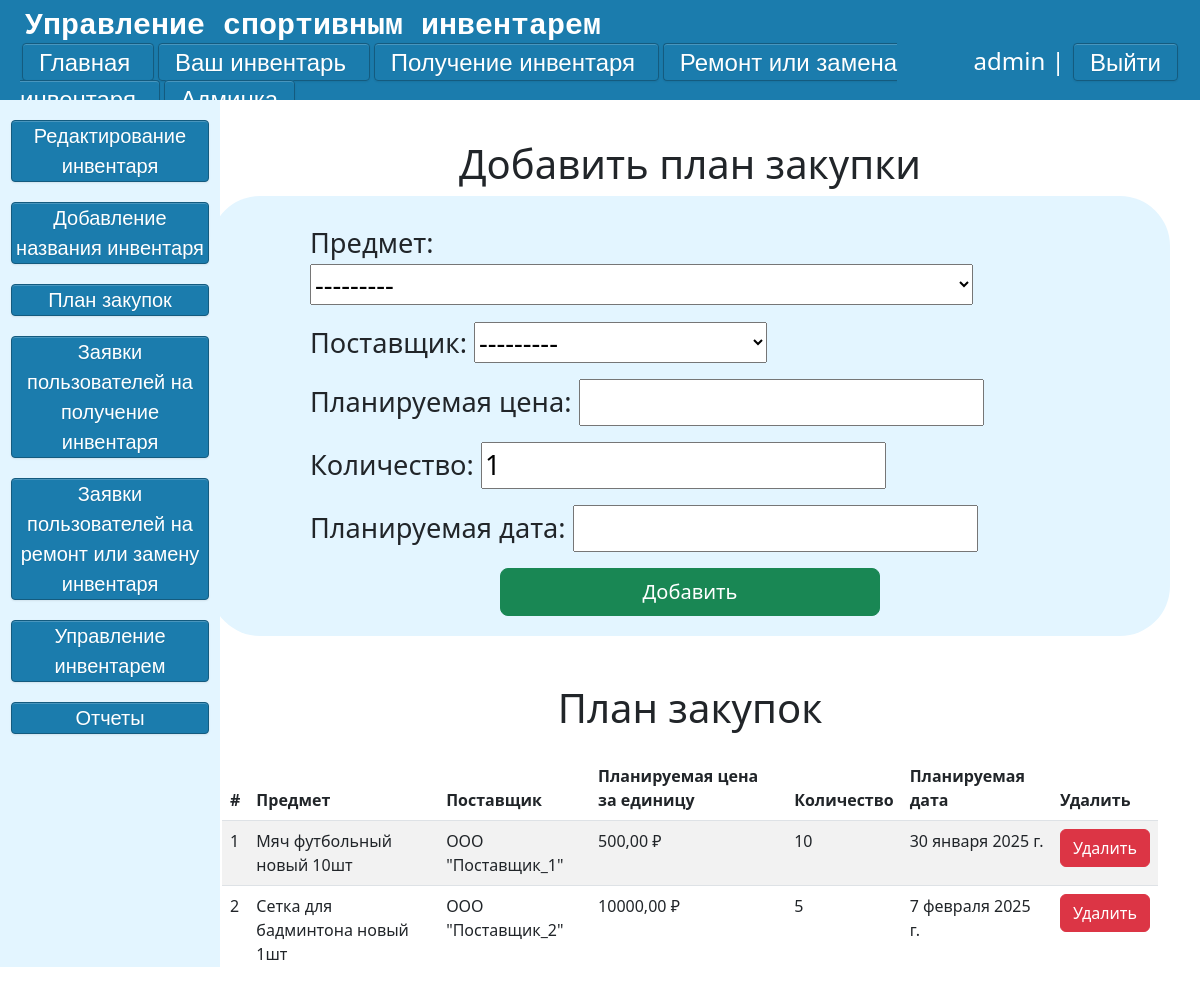
The app's page /console/purchase-plan/ (signed in) with its own data.
### main/models.py (models this page shows, shortened)
class Goods(models.Model):
    CONDITION_CHOICES = [
        ('новый', 'новый'),
        ('использованный', 'использованный'),
        ('сломанный', 'сломанный'),
    ]
    goods = models.ForeignKey('Goods_Names',on_delete=models.CASCADE,null=True,verbose_name='Предмет')
    count = models.IntegerField('Количество', default=1,validators=[MinValueValidator(1)])
    rented_count = models.IntegerField('Взято', default=0,validators=[MinValueValidator(0)])
    condition = models.CharField('Состояние', max_length=20, choices=CONDITION_CHOICES)
    created_at = models.DateTimeField('Добавлено', default=timezone.now)
    updated_at = models.DateTimeField('Обновлено', auto_now=True)
    class Meta:
        verbose_name = "Инвентарь"
        verbose_name_plural = "Инвентарь"
    def __str__(self):
        return f"{self.goods} {self.condition} {self.count-self.rented_count}шт"

class PurchasePlan(models.Model):
    item = models.ForeignKey(Goods, on_delete=models.CASCADE, related_name='purchase_plans', verbose_name="Товар")
    supplier = models.ForeignKey(Supplier, on_delete=models.SET_NULL, null=True, verbose_name="Поставщик")
    planned_price = models.DecimalField(max_digits=10, decimal_places=2, verbose_name="Планируемая цена",validators=[MinValueValidator(1)])
    count = models.IntegerField(default=1, verbose_name="Количество",validators=[MinValueValidator(1)])
    planned_date = models.DateField(verbose_name="Планируемая дата")
    class Meta:
        verbose_name = "План закупки"
        verbose_name_plural = "Планы закупок"
    def get_absolute_url_del(self):
        return reverse("delete_purchase_plan", kwargs={"post_id": self.id})

class Goods_Names(models.Model):
    name_of_good = models.CharField('Название', max_length=30)
    def __str__(self):
        return self.name_of_good
    class Meta:
        verbose_name = "Название инвентаря"
        verbose_name_plural = "Названия инвентаря"

class Supplier(models.Model):
    name = models.CharField(max_length=255, unique=True, verbose_name="Поставщик")
    class Meta:
        verbose_name = "Поставщик"
        verbose_name_plural = "Поставщики"
    def __str__(self):
        return self.name

### main/views.py (the view)
# urls.py: path('console/purchase-plan/', views.purchase_plan, name='purchase_plan'),
def purchase_plan(request):
    if request.user.is_superuser:
        plans = PurchasePlan.objects.select_related('item', 'supplier').all()
        if request.method == "POST":
            form = PurchasePlanForm(request.POST)
            if form.is_valid():
                form.save()
                return redirect('purchase_plan')
        else:
            form = PurchasePlanForm()
        return render(request, 'admin/purchase_plan.html', {'form': form,'plans': plans})
    else:
        return render(request, 'admin/Error.html')

### main/forms.py (shortened to what this page needs)
class PurchasePlanForm(forms.ModelForm):
    class Meta:
        model = PurchasePlan
        fields = ['item', 'supplier', 'planned_price', 'count', 'planned_date']
        labels = {
            'item': 'Предмет',
            'supplier': 'Поставщик',
            'planned_price': 'Планируемая цена',
            'count': "Количество",
            'planned_date': 'Планируемая дата',
        }
        widgets = {
            'planned_date': forms.TextInput(attrs={'class': 'flatpickr'}),
        }

### main/templates/admin/purchase_plan.html (shortened to what this page needs)
{% extends 'admin/admin-layout.html' %}
{% block script %}
    <link rel="stylesheet" href="https://cdn.jsdelivr.net/npm/bootstrap@5.3.0/dist/css/bootstrap.min.css">
    <link rel="stylesheet" href="https://cdn.jsdelivr.net/npm/flatpickr/dist/flatpickr.min.css">
{% endblock %}
{% block content %}
    <div class="admin-form-add-plan">
        <h1>Добавить план закупки</h1>
        <div class="form_admin">
            <form method="post" class="form_content">
            {{ form.as_p }}
                <div class="d-grid gap-2 col-6 mx-auto">
                    <button type="submit" class = 'btn btn-success btn-lg'>Добавить</button>
                </div>
            </form>
        </div>
    </div>
    <div class="container mt-5">
        <h1 class="mb-4">План закупок</h1>
        {% if plans %}
            <table class="table table-striped">
                <thead>
                    <tr>
                        <th>#</th>
                        <th>Предмет</th>
                        <th>Поставщик</th>
                        <th>Планируемая цена за единицу</th>
                        <th>Количество</th>
                        <th>Планируемая дата</th>
                        <th>Удалить</th>
                    </tr>
                </thead>
                <tbody>
                    {% for plan in plans %}
                        <tr>
                            <td>{{ forloop.counter }}</td>
                            <td>{{ plan.item }}</td>
                            <td>{{ plan.supplier }}</td>
                            <td>{{ plan.planned_price }} ₽</td>
                            <td>{{ plan.count }}</td>
                            <td>{{ plan.planned_date }}</td>
                            <td><a class="btn btn-danger" href="{{plan.get_absolute_url_del}}">Удалить</a></td>
                        </tr>
                    {% endfor %}
                </tbody>
            </table>
        {% else %}
            <p>Нет доступных планов закупки.</p>
        {% endif %}
    </div>
{% endblock %}

### main/templates/admin/admin-layout.html (shortened to what this page needs)
{% load static %}
<!DOCTYPE html>
<html lang="ru">
<head>
    <link rel="stylesheet" href="https://cdn.jsdelivr.net/npm/bootstrap@5.3.2/dist/css/bootstrap.min.css">
    <link rel="stylesheet" href="{% static 'main/css/css.css' %}">
    <link rel="stylesheet" href="{% static 'main/css/buttons.css' %}">
    {% block script %}
    {% endblock script%}
</head>
<body>
    <div class = "back">
        <div class = 'top'>
                <div class="logo2"><samp>Управление спортивным инвентарем</samp></div>
                <div class = 'lower'>
                    <div class="left-shortcuts">
                        <a href="{% url 'main' %}" class = 'btn3'> Главная </a>
                        <a href="{% url 'my' %}" class = 'btn3'> Ваш инвентарь </a>
                        <a href="{% url 'application-get' %}" class = 'btn3'> Получение инвентаря </a>
                        <a href="{% url 'application-repair' %}" class = 'btn3'> Ремонт или замена инвентаря </a>
                        {% if request.user.is_superuser %}
                        <a href="{% url 'console' %}" class = 'btn3'> Админка </a>
                        {% endif %}
                    </div>
                    <div class="right-shortcuts">
                        {% if request.user.is_authenticated %}
                            <li class="last"> {{user.username}} | <a href="{% url 'logout' %}" class="btn3">Выйти</a></li>
                        {% else %}
                            <li class="last"><a href="register" class="btn3"> Регистрация</a>  <a href="login" class="btn3"> Войти </a></li>
                        {% endif %}
                    </div>
                </div>
        </div>
        <div class ="admin-content">
            <div class="side-bar">
                <a href="{% url 'edit_inventory' %}" class = 'btn4'> Редактирование инвентаря </a>
                <a href="{% url 'new_name_inventory' %}" class = 'btn4'> Добавление названия инвентаря </a>
                <a href="{% url 'purchase_plan' %}" class = 'btn4'> План закупок </a>
                <a href="{% url 'Request_for_receipt_inventory' %}" class = 'btn4'> Заявки пользователей на получение инвентаря</a>
                <a href="{% url 'Request_for_repair_inventory' %}" class = 'btn4'> Заявки пользователей на ремонт или замену инвентаря </a>
                <a href="{% url 'Inventory_management' %}" class = 'btn4'> Управление инвентарем </a>
                <a href="{% url 'history' %}" class = 'btn4'> Отчеты </a>
            </div>
            <div class="right-content">
                {% block content  %}
                {% endblock %}
            </div>
        </div>
    </div>
</body>
</html>

### main/static/main/css/css.css (style rules this page uses)
body { height: 100vh; width: 100vw; }
.top { display: grid; place-items: left; background: #1B7CAD; width: 100%; height: 100px; overflow: auto; }
.lower { display: grid; grid-template-columns: 80% 20%; padding: 10px width: 100%; padding-left: 20px; padding-right: 20px; font-size: 24px; margin-top: -6px; }
.back { height: 100%; width: 100%; overflow: auto; }
.logo2 { font-size: 30px; margin-left: 25px; font-weight: bold; color: #fff; }
.last { float:right; color: #fff; }
h1 { text-align: center; }
li { list-style-type: none; }
.side-bar { width: 220px; background: #e3f5ff; overflow: auto; font-size: 20px; }
.admin-content { display: grid; grid-template-columns: 210px 80vw; height: 87.3% }
.right-content { width: 100%; margin-top: 40px; margin-right: auto; margin-left: auto; overflow: auto; }
.form_admin { display: grid; place-items: center; }
.form_content { padding-top: 27px; font-size: 1.7rem; background-color: #e3f5ff; padding-left: 100px; padding-right: 100px; border-radius: 50px; padding-bottom: 20px; }

### main/static/main/css/buttons.css (style rules this page uses)
a.btn3 { border-radius: 4px; -webkit-box-shadow: inset 0 1px 0 rgba(255, 255, 255, 0.2), 0 1px 2px rgba(0, 0, 0, 0.08); -moz-box-shadow: inset 0 1px 0 rgba(255, 255, 255, 0.2), 0 1px 2px rgba(0, 0, 0, 0.08); box-shadow: inset 0 1px 0 rgba(255, 255, 255, 0.2), 0 1px 2px rgba(0, 0, 0, 0.08); color: #fff; width: auto; text-align: center; font-family: Arial, Helvetica, sans-serif; padding: 4.5px 16px; margin: 20px 2px; text-decoration: none; text-shadow: 0 1px 1px rgba(0, 0, 0, 0.075); -webkit-transition: background-color 0.1s linear; -moz-transition: background-color 0.1s linear; -o-transition: background-color 0.1s linear; transition: background-color 0.1s linear; background-color: rgb( 27, 124, 173 ); border: 1px solid rgb( 20, 91, 127 ); }
a.btn4 { border-radius: 4px; -webkit-box-shadow: inset 0 1px 0 rgba(255, 255, 255, 0.2), 0 1px 2px rgba(0, 0, 0, 0.08); -moz-box-shadow: inset 0 1px 0 rgba(255, 255, 255, 0.2), 0 1px 2px rgba(0, 0, 0, 0.08); box-shadow: inset 0 1px 0 rgba(255, 255, 255, 0.2), 0 1px 2px rgba(0, 0, 0, 0.08); color: #fff; display:block; width:90%; margin: 20px auto; text-align: center; font-family: Arial, Helvetica, sans-serif; text-decoration: none; text-shadow: 0 1px 1px rgba(0, 0, 0, 0.075); -webkit-transition: background-color 0.1s linear; -moz-transition: background-color 0.1s linear; -o-transition: background-color 0.1s linear; transition: background-color 0.1s linear; background-color: rgb( 27, 124, 173 ); border: 1px solid rgb( 20, 91, 127 ); }

### records on screen
Goods: count "1"
PurchasePlan: item "Мяч футбольный новый 10шт", supplier "ООО \"Поставщик_1\"", planned_price "500,00", count "10", planned_date "30 января 2025 г."
PurchasePlan: item "Сетка для бадминтона новый 1шт", supplier "ООО \"Поставщик_2\"", planned_price "10000,00", count "5", planned_date "7 февраля 2025 г."

### other values on screen
{{ user.username }} "admin"
